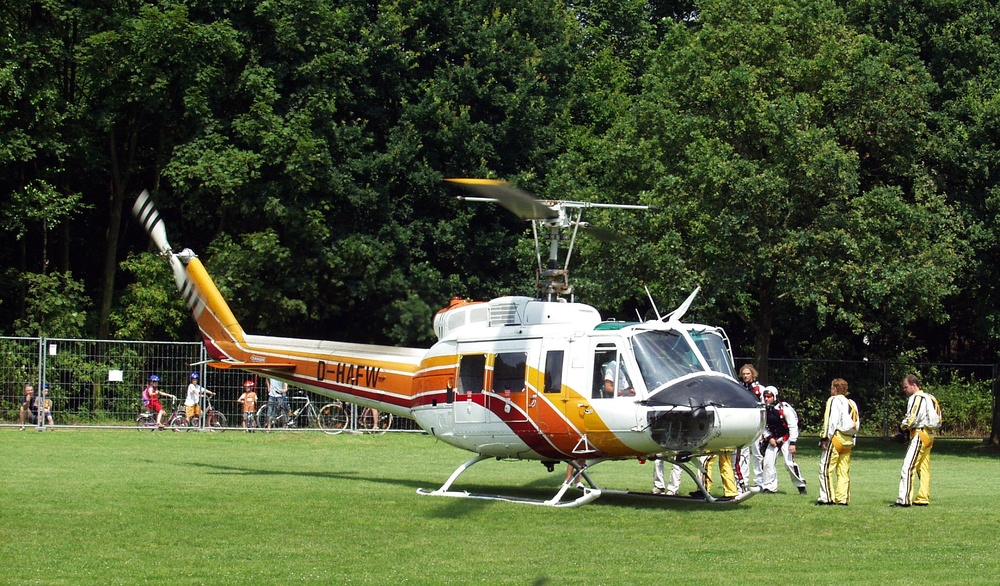
#> input picture 04_basic_fundamentals/test_images/helicopter.jpg, 1000 x 586 px, shrunk from 2000 x 1171 before the run, found by its file name
$ python 10_tresholding.py
#> lines starting #> are read from the running program, lines starting #| are printed output that depends on the picture; after the words box and inside, x2 and y2 are one past the last pixel; in counts of white or black regions, pixels touching at a corner belong together
import cv2
import numpy as np
from matplotlib import pyplot as plt

img = cv2.imread("helicopter.jpg",0)
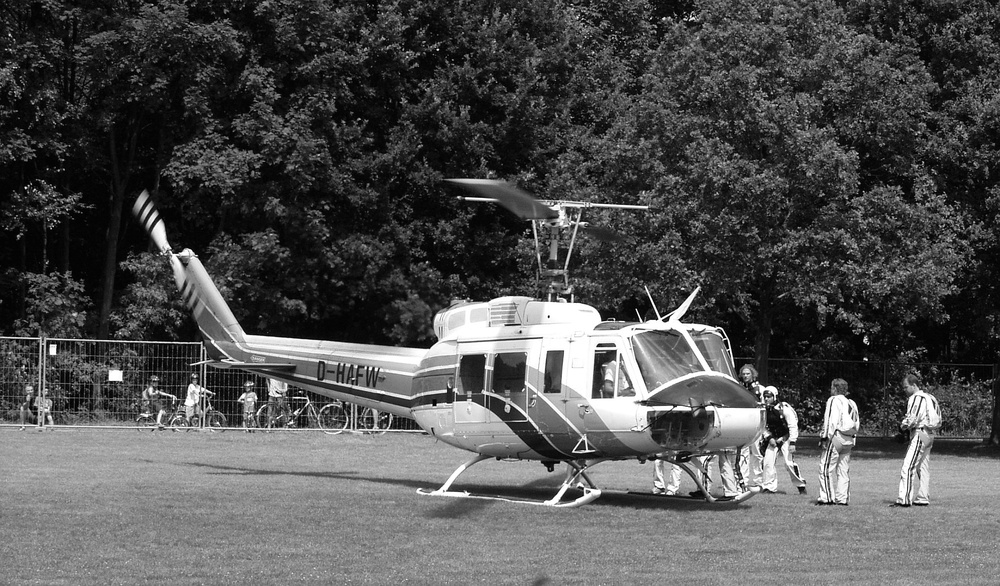
#> img: shape (586, 1000); min 0, max 255, mean 80.4

ret,th1 = cv2.threshold(img,150,255,cv2.THRESH_BINARY)
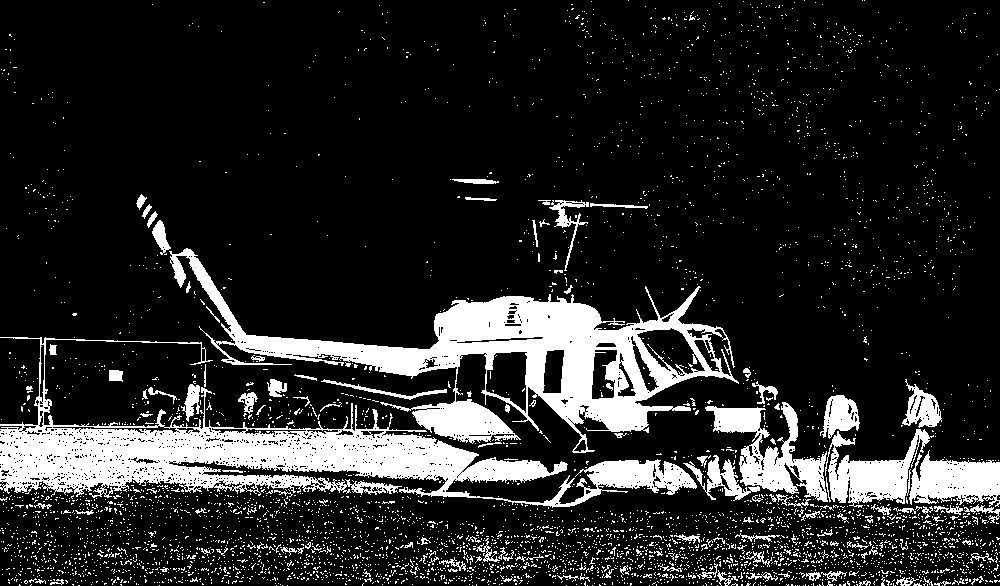
#> th1: shape (586, 1000); 15.5% white; 4689 white regions (4557 under 20 px), largest, box (x1, y1, x2, y2) and area: (0, 337, 697, 508) 29700, (169, 248, 739, 453) 27528, (705, 402, 828, 502) 4549
th2 = cv2.adaptiveThreshold(img,255,cv2.ADAPTIVE_THRESH_MEAN_C,cv2.THRESH_BINARY,11,2)
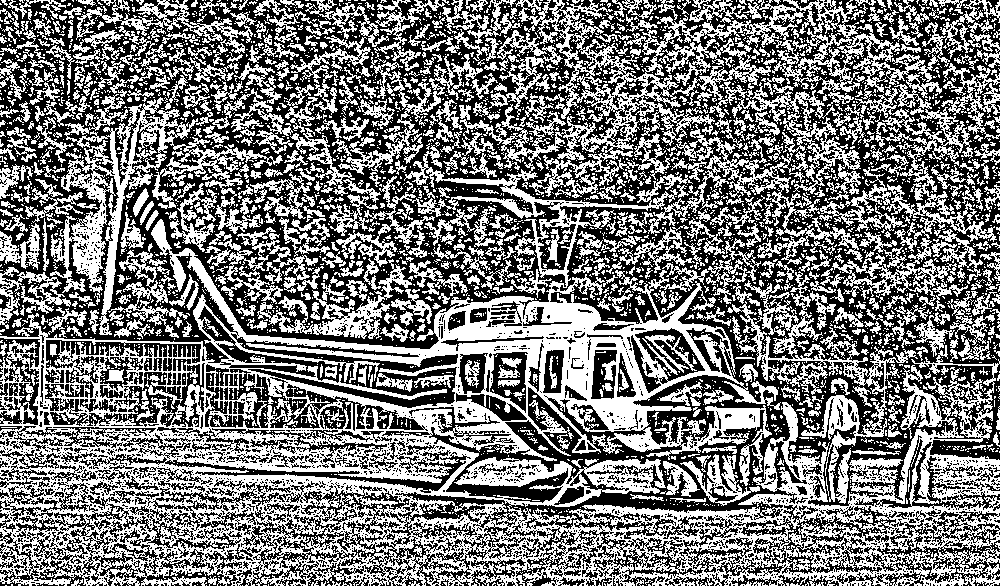
#> th2: shape (586, 1000); 47.7% white; 4121 white regions (3433 under 20 px), largest, box (x1, y1, x2, y2) and area: (0, 0, 1000, 586) 151427, (50, 94, 283, 335) 10784, (727, 271, 918, 504) 6946


cv2.imshow("Image",img)
cv2.imshow("Image-th1",th1)
cv2.imshow("Image-th2",th2)

cv2.waitKey(0)
cv2.destroyAllWindows()

$ run again, with 04_basic_fundamentals/test_images/bilateral.png saved as 04_basic_fundamentals/test_images/helicopter.jpg
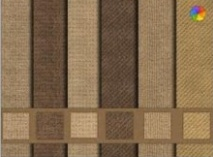
#> input picture 04_basic_fundamentals/test_images/bilateral.png, 213 x 157 px, found by its file name
#> `ret,th1 = cv2.threshold(img,150,255,cv2.THRESH_BINARY)`:
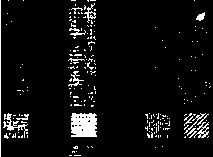
#> th1: shape (157, 213); 6.3% white; 213 white regions (198 under 20 px), largest, box (x1, y1, x2, y2) and area: (71, 113, 97, 137) 558, (3, 113, 28, 138) 159, (0, 0, 1, 157) 157
#> `th2 = cv2.adaptiveThreshold(img,255,cv2.ADAPTIVE_THRESH_MEAN_C,cv2.THR..`:
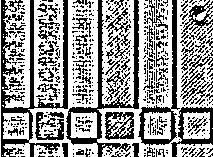
#> th2: shape (157, 213); 59.4% white; 507 black regions (434 under 20 px), largest, box (x1, y1, x2, y2) and area: (1, 0, 68, 157) 2694, (66, 0, 139, 157) 1936, (138, 0, 180, 146) 1084
